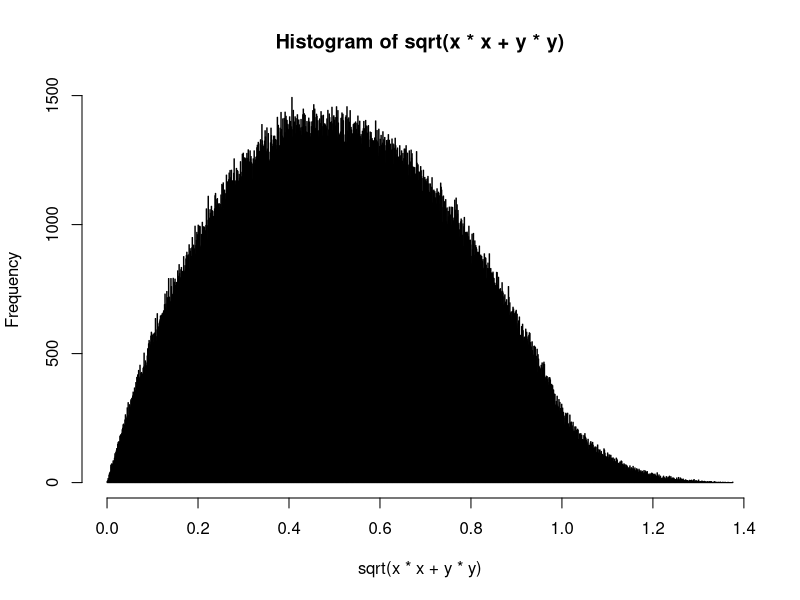

This figure's R source:

# tests

entropy <- function(x){
  ptot = sum(x)
  N = length(x)
  return(-1 / log(N) * sum(x/ptot*log(x/ptot)))
}


n = 1000000
x=(runif(n) - runif(n));y=(runif(n) - runif(n))
hist(sqrt(x*x + y*y),breaks=1000)
mean(sqrt(x*x + y*y))
